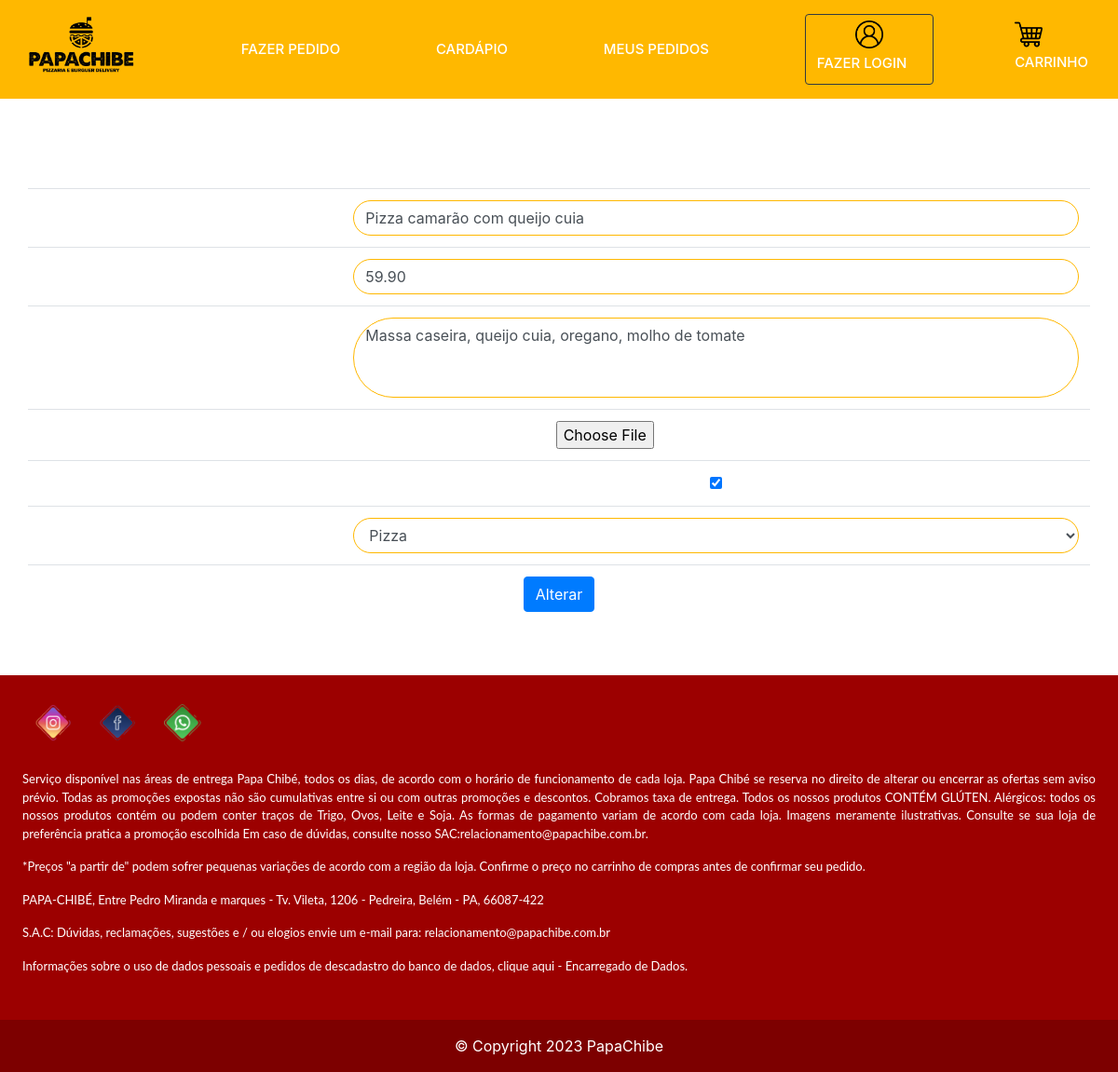
Page /produtoAlteraFormulario.php?cdproduto=20 on the committed database.
### tables this page shows
CREATE TABLE `tb_produto` (
  `cdproduto` int(11) NOT NULL,
  `nome` varchar(100) NOT NULL,
  `ingrediente` varchar(120) NOT NULL,
  `imagem` varchar(255) DEFAULT NULL,
  `valor` decimal(10,2) NOT NULL,
  `categoriaid` int(11) DEFAULT NULL,
  `disponibilidade` tinyint(1) NOT NULL DEFAULT 0
);

### bancoProduto.php (called while the page is built, shortened)
<?php
function buscaProduto($conexao, $cdproduto)
{
	$query = "select * from tb_produto where cdproduto={$cdproduto}";
	$resultado = mysqli_query($conexao, $query);
	$produto = mysqli_fetch_assoc($resultado);
	return $produto;
}

### bancoCategoria.php (called while the page is built, shortened)
<?php
function listaCategorias($conexao)
{
	$categorias = array();
	$query = "select * from tb_categoria;";
	$resultado = mysqli_query($conexao, $query);
	while ($categoria = mysqli_fetch_assoc($resultado)) {
		array_push($categorias, $categoria);
	}
	return $categorias;
}

### produtoAlteraFormulario.php (the view, shortened to what this page needs)
<?php
include("navBar.php");
include("conexao.php");
include("bancoCategoria.php");
include("bancoProduto.php");
$categorias = listaCategorias($conexao);
$cdproduto = $_GET['cdproduto'];
$produto = buscaProduto($conexao, $cdproduto);
$disponibilidade = $produto['disponibilidade'] ? "checked='checked'" : "";
?>
<h1>Alteração de Produto</h1>
<form action="logicaAlteraProduto.php" method="post" enctype="multipart/form-data">
	<table class="table">
		<tr>
			<td>Nome: </td>
			<td><input class="form-control" type="text" name="nome" value="<?= $produto['nome'] ?>"></td>
		</tr>
		<tr>
			<td>Valor: </td>
			<td><input class="form-control" type="number" name="valor" step="0.01" value="<?= $produto['valor'] ?>"></td>
		</tr>
		<tr>
			<td>Ingrediente: </td>
			<td><textarea class="form-control" name="ingrediente" rows="3"
					style="resize: none;"><?= $produto['ingrediente'] ?></textarea></td>
		</tr>
		<tr>
            <td>Adicione imagem</td>
            <td><input type="file" name="imagem"></td>
        </tr>
		<tr>
			<td>Disponibilidade</td>
			<td>
				<input type="checkbox" name="disponibilidade" <?= $disponibilidade ?> value="true">
			</td>
		</tr>
		<tr>
			<td>Categoria: </td>
			<td>
				<select name="categoriaid" class="form-control">
					<?php foreach ($categorias as $categoria) {
						$ehACategoriaSelecionada = $produto['categoriaid'] == $categoria['cdcategoria'];
						$selecao = $ehACategoriaSelecionada ? "selected='selected'" : "";
						?>
						<option value="<?= $categoria['cdcategoria'] ?>" <?= $selecao ?>>
							<?= $categoria['nome'] ?>
						</option>
						<?php
					}
					?>
				</select>
			</td>
		</tr>
		<tr>
			<td colspan="2"><button class="btn btn-primary" type="submit">Alterar</button></td>
		</tr>
	</table>
</form>
<?php include("rodape.php") ?>

### navBar.php (style rules this page uses)
h1, h2, h3, h4, td, p, a { color: white; }
th, tr { text-align: center; padding: 15px; }
body { background-image: url('img/background.png'); }
table { width: 100%; }
.form-control { border-radius: 50px; border-color: #FFB800; }
table { text-align: left; }

### rows in the picture
tb_produto: nome "Pizza camarão com queijo cuia", valor "59.90", ingrediente "Massa caseira, queijo cuia, oregano, molho de tomate"

### other values in the picture
form field categoriaid "Pizza"
